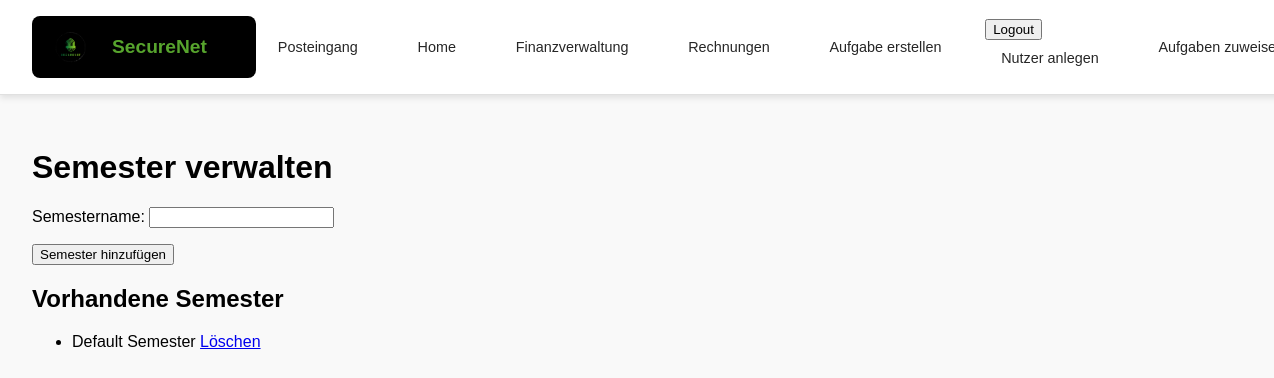
The page /users/add_semester/ (signed in) on the database as committed earlier.
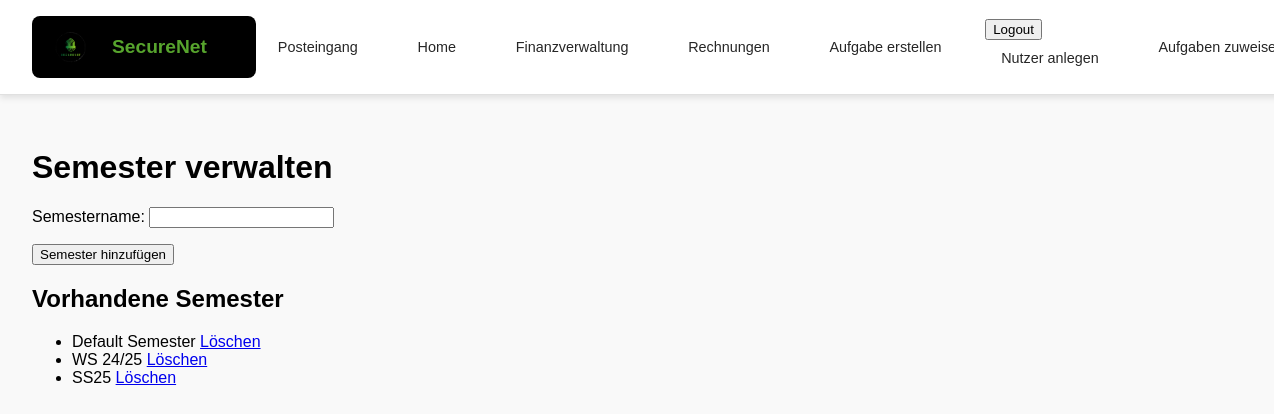
The same page on the database as committed later.
### users/models.py (models this page shows, shortened)
class Semester(models.Model):
    name = models.CharField(max_length=10, unique=True)

### posts/views.py (the view)
    def _wrapped_view_func(request, *args, **kwargs):
        if request.user.is_authenticated and request.user.role == 'teacher':
            return view_func(request, *args, **kwargs)
        else:
            return HttpResponse(f'Fehlende Berechtigung <br><a href="{reverse("index")}">Zurück zur Startseite</a>')

### users/forms.py
class SemesterForm(forms.ModelForm):
    class Meta:
        model = Semester
        fields = ['name']
        labels = {'name': 'Semestername'}

### posts/views.py (called while the page is built)
def lehrkraft_required(view_func):
    def _wrapped_view_func(request, *args, **kwargs):
        if request.user.is_authenticated and request.user.role == 'teacher':
            return view_func(request, *args, **kwargs)
        else:
            return HttpResponse(f'Fehlende Berechtigung <br><a href="{reverse("index")}">Zurück zur Startseite</a>')
    return _wrapped_view_func

### users/views.py (called while the page is built)
@lehrkraft_required
def add_semester_view(request):
    if request.method == 'POST':
        form = SemesterForm(request.POST)
        if form.is_valid():
            form.save()
            messages.success(request, "Semester erfolgreich hinzugefügt.")
            return redirect('users:add_semester')
    else:
        form = SemesterForm()
    semester = Semester.objects.all()
    return render(request, 'users/add_semester.html', {
        'form': form,
        'semester': semester
    })

### users/templates/users/add_semester.html (shortened to what this page needs)
{% extends 'master_layout.html' %}
{% block content %}
<h1>Semester verwalten</h1>
<form method="post">
    {{ form.as_p }}
    <button type="submit" class="btn btn-primary">Semester hinzufügen</button>
</form>
<h2>Vorhandene Semester</h2>
<ul>
    {% for sem in semester %}
        <li>
            {{ sem.name }}
            <a href="{% url 'users:delete_semester' sem.id %}"
               onclick="return confirm('Sind Sie sicher, dass Sie dieses Semester löschen möchten?')">Löschen</a>
        </li>
    {% endfor %}
</ul>
{% endblock %}

Rows that differ between the two databases and show on the page:
added Semester: name "WS 24/25"
added Semester: name "SS25"
